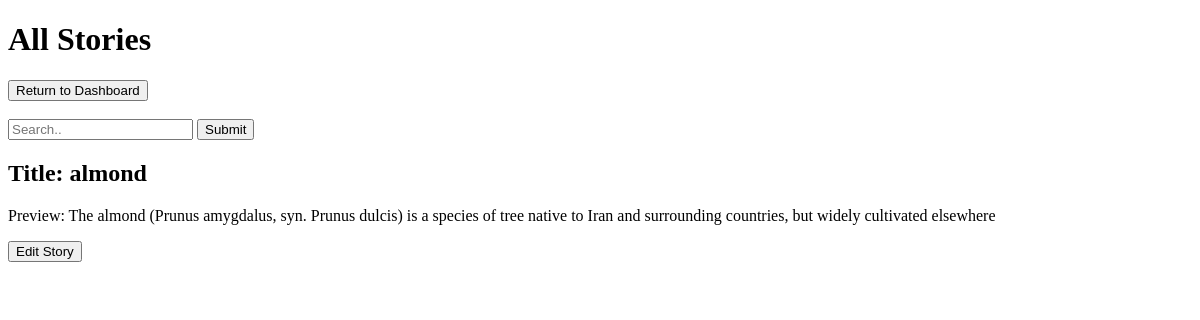
Page /see_stories (signed in) on the earlier database version.
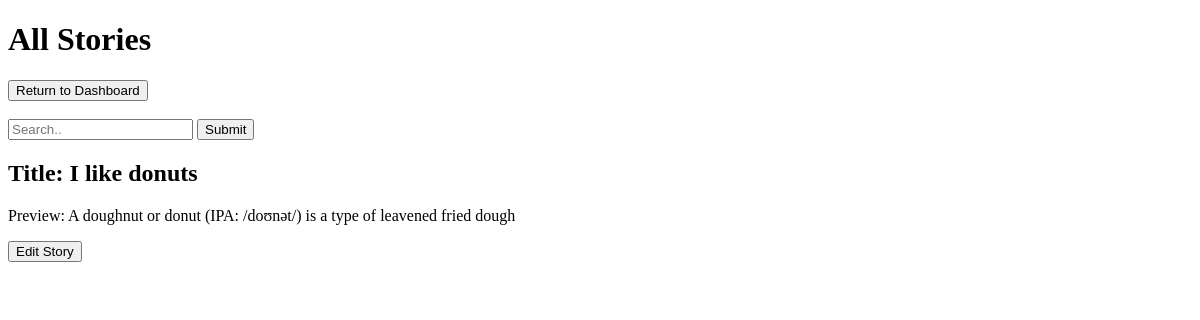
Same page on the later database version.
### tables this page shows
CREATE TABLE stories (name TEXT, latestUpdate TEXT, fullStory TEXT);

### __init__.py (the view)
@app.route("/see_stories")
def see_stories():
    global logged_in_user
    if not session.get(logged_in_user):
        return render_template('main_page.html')
    storiesList = untouched()
    return render_template("see_stories.html", storiesList=storiesList)

### __init__.py (called while the page is built)
def flat_clean(c_fetch_all_list):
    title_str = ""
    for line_tuple in c_fetch_all_list:
        title_str += line_tuple[0] + ","
    flat_list = title_str.split(",")
    flat_list = [title for title in flat_list if title]
    return list(set(flat_list))

def untouched():
    c.execute("SELECT stories FROM users WHERE username == (?)", (logged_in_user,))
    flat_logged_titles = flat_clean(c.fetchall()) #list of all stories that user has contributed to
    logged_title_str = "(" + ", ".join("'" + str(title) + "'" for title in flat_logged_titles) + ")"
    execute_str = f"SELECT * FROM stories WHERE name NOT IN {logged_title_str}"
    return c.execute(execute_str).fetchall() #list of tuples (name, latest, full) of all stories that were not touched by user

### templates/see_stories.html (shortened to what this page needs)
<!DOCTYPE html>
<html>
  <head>
    <link rel="stylesheet" href="static/css/my_style.css">
    <h1> All Stories </h1>
  </head>
  <body>
    <form action="/dashboard">
      <input type="submit" value="Return to Dashboard">
    </form>
    <br>
    <form action="/search_see_stories" method="POST">
      <input type="text" placeholder="Search.." name="search">
      <button type="submit">Submit</button>
    </form>
    {% for story_info in storiesList %}
      {% if (story_info != ()) %}
        <h2> Title:  {{story_info[0]}} </h2>
        <p> Preview: {{story_info[1]}} </p>
        <form action="/edit_story" method="POST">
          <input type="submit" value="Edit Story">
        </form>
        <br> </br>
      {% endif %}
    {% endfor %}
  </body>
</html>

Differences in the rows shown:
no longer on this page (row edited): stories: name "almond", latestUpdate "The almond (Prunus amygdalus, syn. Prunus dulcis) is a species of tree native to Iran and surrounding countries, but widely cultivated elsewhere"
added stories: name "I like donuts", latestUpdate "A doughnut or donut (IPA: /doʊnət/) is a type of leavened fried dough"
